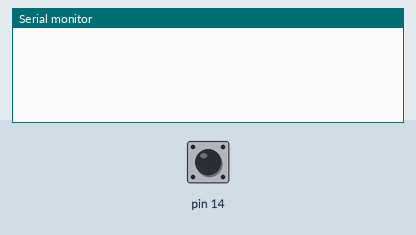
The sketch below on a simulated Arduino Leonardo, built with avr-gcc and run on an emulated ATmega32U4. On the bench: the last lines printed to the serial monitor. The test bench sets the inputs (shaded band); at power-on: pin 14 HIGH. Random numbers use the default seed unless the sketch sets one.

Above: at 1.2 s.
1.3 s: pin 14 pulled LOW for 0.15 s
At 3.0 s:
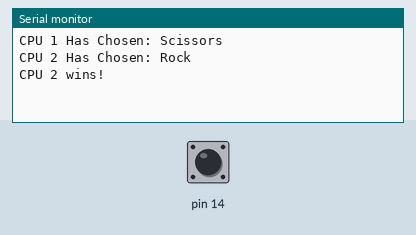
3.3 s: pin 14 pulled LOW for 1 s
At 4.2 s:
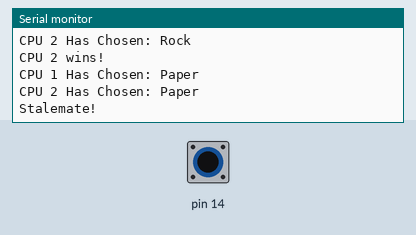
5.8 s: pin 14 pulled LOW for 0.15 s
At 6.6 s:
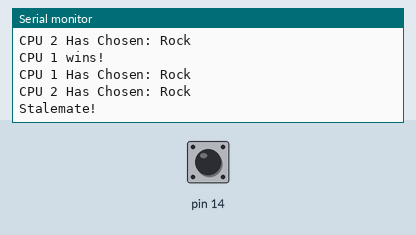

Measured:
- after the input at 1.3 s, the serial monitor: prints a new line after 0.50 s (image 1)
- after the input at 3.3 s, the serial monitor: prints a new line after 0.50 s (image 2)
- after the input at 5.8 s, the serial monitor: prints a new line after 0.50 s (image 3)

The sketch:

RPC.ino
```cpp
long randNumber1;
long randNumber2;
String CPU1Choice; String CPU2Choice;
String CPU1 = "CPU 1 Has Chosen: ";
String CPU2 = "CPU 2 Has Chosen: ";

#include <Wire.h>
#include <Zumo32U4.h>

Zumo32U4ButtonA ButtonA;

void setup() {
  randomSeed(20);
  Serial.begin(9600);
}

void loop() {
  ButtonA.waitForPress();
    delay(500);
  randNumber1 = random(1,4);
  randNumber2 = random(1,4);

  switch(randNumber1){
    case 1:
      CPU1Choice = "Rock";
      break;
    case 2:
      CPU1Choice = "Paper";
      break;
    default:
      CPU1Choice = "Scissors";
    }
    Serial.println(CPU1 + CPU1Choice);

    switch(randNumber2){
      case 1:
        CPU2Choice = "Rock";
        break;
      case 2:
        CPU2Choice = "Paper";
        break;
      default:
        CPU2Choice = "Scissors";
    }
   Serial.println(CPU2 + CPU2Choice);

   if(randNumber1 == randNumber2){                        // If CPU's choose the same option, Stalemate
    Serial.println("Stalemate!");
    }else if (randNumber1 == 1 && randNumber2 == 3){      // If CPU 1 is Rock, and CPU 2 is scissor, CPU 1 wins (Because of (1))
          Serial.println("CPU 1 wins!");
        }else if (randNumber2 == 1 && randNumber1 == 3){  // If CPU 2 is Rock, and CPU 2 is scissor, CPU 2 wins (Because of (1))
          Serial.println("CPU 2 wins!");
            }else if(randNumber1 < randNumber2){          // Because of the increment of power, 1, 2, 3 = Rock, paper, scissors, then the greater number wins, except when one is rock and one scissors
              Serial.println("CPU 2 wins!");
                }else{
                   Serial.println("CPU 1 wins!");
                      }
}
```
